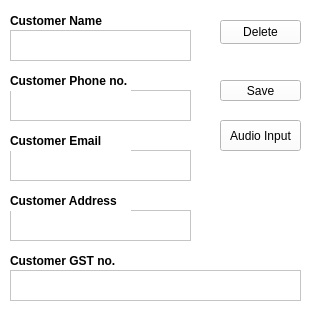
<?xml version="1.0" encoding="UTF-8"?>
<ui version="4.0">
 <class>CustomerAdd</class>
 <widget class="QWidget" name="CustomerAdd">
  <property name="geometry">
   <rect>
    <x>0</x>
    <y>0</y>
    <width>327</width>
    <height>323</height>
   </rect>
  </property>
  <property name="windowTitle">
   <string>Form</string>
  </property>
  <property name="styleSheet">
   <string notr="true">background:rgb(255, 255, 255)</string>
  </property>
  <widget class="QLabel" name="labelCustomerName">
   <property name="geometry">
    <rect>
     <x>10</x>
     <y>10</y>
     <width>121</width>
     <height>21</height>
    </rect>
   </property>
   <property name="font">
    <font>
     <bold>true</bold>
    </font>
   </property>
   <property name="text">
    <string>Customer Name</string>
   </property>
  </widget>
  <widget class="QTextEdit" name="textEditCustomerName">
   <property name="geometry">
    <rect>
     <x>10</x>
     <y>30</y>
     <width>181</width>
     <height>31</height>
    </rect>
   </property>
  </widget>
  <widget class="QTextEdit" name="textEditCustomerPhoneNo">
   <property name="geometry">
    <rect>
     <x>10</x>
     <y>90</y>
     <width>181</width>
     <height>31</height>
    </rect>
   </property>
  </widget>
  <widget class="QLabel" name="labelCustomerPhoneNo">
   <property name="geometry">
    <rect>
     <x>10</x>
     <y>70</y>
     <width>121</width>
     <height>21</height>
    </rect>
   </property>
   <property name="font">
    <font>
     <bold>true</bold>
    </font>
   </property>
   <property name="text">
    <string>Customer Phone no.</string>
   </property>
  </widget>
  <widget class="QTextEdit" name="textEditCustomerEmail">
   <property name="geometry">
    <rect>
     <x>10</x>
     <y>150</y>
     <width>181</width>
     <height>31</height>
    </rect>
   </property>
  </widget>
  <widget class="QLabel" name="labelCustomerEmail">
   <property name="geometry">
    <rect>
     <x>10</x>
     <y>130</y>
     <width>121</width>
     <height>21</height>
    </rect>
   </property>
   <property name="font">
    <font>
     <bold>true</bold>
    </font>
   </property>
   <property name="text">
    <string>Customer Email</string>
   </property>
  </widget>
  <widget class="QTextEdit" name="textEditCustomerAddress">
   <property name="geometry">
    <rect>
     <x>10</x>
     <y>210</y>
     <width>181</width>
     <height>31</height>
    </rect>
   </property>
  </widget>
  <widget class="QLabel" name="labelCustomerAddress">
   <property name="geometry">
    <rect>
     <x>10</x>
     <y>190</y>
     <width>121</width>
     <height>21</height>
    </rect>
   </property>
   <property name="font">
    <font>
     <bold>true</bold>
    </font>
   </property>
   <property name="text">
    <string>Customer Address</string>
   </property>
  </widget>
  <widget class="QPushButton" name="DeleteData">
   <property name="geometry">
    <rect>
     <x>220</x>
     <y>20</y>
     <width>81</width>
     <height>24</height>
    </rect>
   </property>
   <property name="text">
    <string>Delete</string>
   </property>
  </widget>
  <widget class="QPushButton" name="AudioInputPushButton">
   <property name="geometry">
    <rect>
     <x>220</x>
     <y>120</y>
     <width>81</width>
     <height>31</height>
    </rect>
   </property>
   <property name="text">
    <string>Audio Input</string>
   </property>
  </widget>
  <widget class="QPushButton" name="SaveData">
   <property name="geometry">
    <rect>
     <x>220</x>
     <y>80</y>
     <width>81</width>
     <height>21</height>
    </rect>
   </property>
   <property name="text">
    <string>Save</string>
   </property>
  </widget>
  <widget class="QLabel" name="labelCustomerGSTno">
   <property name="geometry">
    <rect>
     <x>10</x>
     <y>250</y>
     <width>121</width>
     <height>21</height>
    </rect>
   </property>
   <property name="font">
    <font>
     <bold>true</bold>
    </font>
   </property>
   <property name="text">
    <string>Customer GST no.</string>
   </property>
  </widget>
  <widget class="QTextEdit" name="textEditGSTno">
   <property name="geometry">
    <rect>
     <x>10</x>
     <y>270</y>
     <width>291</width>
     <height>31</height>
    </rect>
   </property>
  </widget>
 </widget>
 <resources/>
 <connections/>
</ui>
